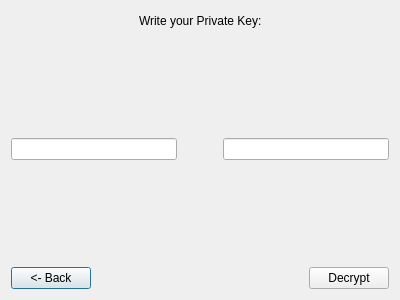
<?xml version="1.0" encoding="UTF-8"?>
<ui version="4.0">
 <class>rsa_decrypt</class>
 <widget class="QDialog" name="rsa_decrypt">
  <property name="geometry">
   <rect>
    <x>0</x>
    <y>0</y>
    <width>400</width>
    <height>300</height>
   </rect>
  </property>
  <property name="windowTitle">
   <string>Dialog</string>
  </property>
  <layout class="QHBoxLayout" name="horizontalLayout_4">
   <item>
    <layout class="QVBoxLayout" name="verticalLayout">
     <item>
      <layout class="QHBoxLayout" name="horizontalLayout_3">
       <item>
        <spacer name="horizontalSpacer_3">
         <property name="orientation">
          <enum>Qt::Horizontal</enum>
         </property>
         <property name="sizeHint" stdset="0">
          <size>
           <width>40</width>
           <height>20</height>
          </size>
         </property>
        </spacer>
       </item>
       <item>
        <widget class="QLabel" name="label">
         <property name="font">
          <font>
           <pointsize>9</pointsize>
          </font>
         </property>
         <property name="text">
          <string>Write your Private Key:</string>
         </property>
        </widget>
       </item>
       <item>
        <spacer name="horizontalSpacer_4">
         <property name="orientation">
          <enum>Qt::Horizontal</enum>
         </property>
         <property name="sizeHint" stdset="0">
          <size>
           <width>40</width>
           <height>20</height>
          </size>
         </property>
        </spacer>
       </item>
      </layout>
     </item>
     <item>
      <spacer name="verticalSpacer">
       <property name="orientation">
        <enum>Qt::Vertical</enum>
       </property>
       <property name="sizeHint" stdset="0">
        <size>
         <width>20</width>
         <height>40</height>
        </size>
       </property>
      </spacer>
     </item>
     <item>
      <layout class="QHBoxLayout" name="horizontalLayout">
       <item>
        <widget class="QLineEdit" name="lineEdit">
         <property name="inputMethodHints">
          <set>Qt::ImhDigitsOnly</set>
         </property>
        </widget>
       </item>
       <item>
        <spacer name="horizontalSpacer">
         <property name="orientation">
          <enum>Qt::Horizontal</enum>
         </property>
         <property name="sizeType">
          <enum>QSizePolicy::Minimum</enum>
         </property>
         <property name="sizeHint" stdset="0">
          <size>
           <width>40</width>
           <height>20</height>
          </size>
         </property>
        </spacer>
       </item>
       <item>
        <widget class="QLineEdit" name="lineEdit_2">
         <property name="inputMethodHints">
          <set>Qt::ImhDigitsOnly</set>
         </property>
        </widget>
       </item>
      </layout>
     </item>
     <item>
      <spacer name="verticalSpacer_2">
       <property name="orientation">
        <enum>Qt::Vertical</enum>
       </property>
       <property name="sizeHint" stdset="0">
        <size>
         <width>20</width>
         <height>40</height>
        </size>
       </property>
      </spacer>
     </item>
     <item>
      <layout class="QHBoxLayout" name="horizontalLayout_2">
       <item>
        <widget class="QPushButton" name="pushButton">
         <property name="text">
          <string>&lt;- Back</string>
         </property>
        </widget>
       </item>
       <item>
        <spacer name="horizontalSpacer_2">
         <property name="orientation">
          <enum>Qt::Horizontal</enum>
         </property>
         <property name="sizeHint" stdset="0">
          <size>
           <width>40</width>
           <height>20</height>
          </size>
         </property>
        </spacer>
       </item>
       <item>
        <widget class="QPushButton" name="pushButton_3">
         <property name="text">
          <string>Decrypt</string>
         </property>
        </widget>
       </item>
      </layout>
     </item>
    </layout>
   </item>
  </layout>
 </widget>
 <resources/>
 <connections/>
</ui>
